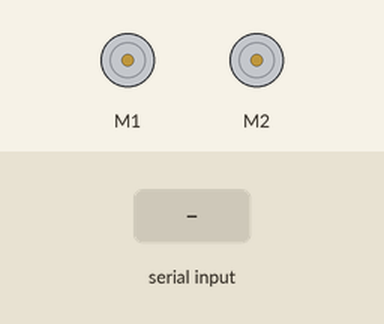
A sketch run on a simulated Arduino Leonardo, built with avr-gcc and run on an emulated ATmega32U4. Parts: 2 × DC motor (green arrow = forward, orange = backward, longer = faster). The test bench sets the inputs (shaded band).

Above: at 1.2 s.
1.3 s: "U" received over the second serial link
At 1.7 s:
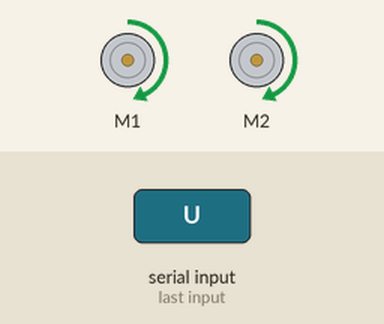
2.8 s: "L" received over the second serial link
At 4.0 s:
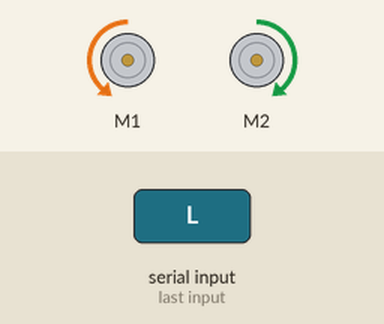
4.3 s: "R" received over the second serial link
At 5.1 s:
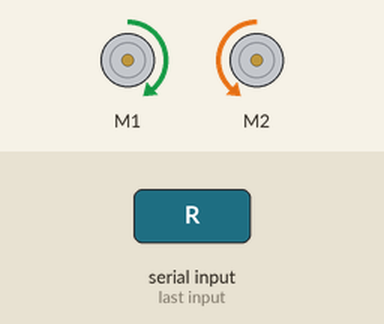
5.8 s: "D" received over the second serial link
At 6.3 s:
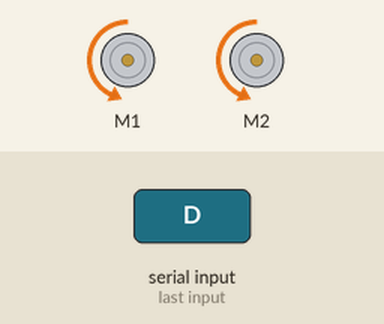
7.3 s: "S" received over the second serial link
At 8.6 s:
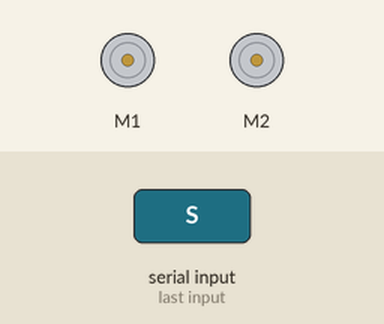
Timing chart, 0 to 9.8 s (numbered marks = the images above; inputs shaded):
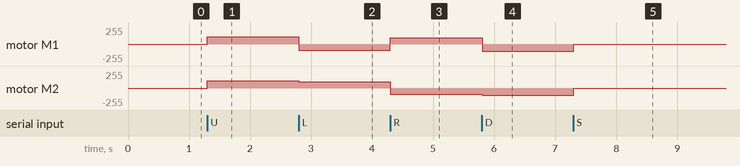

Measured:
- after the input at 1.3 s, motor M1, motor M2: stopped → forward 111/255 at once
- after the input at 2.8 s, motor M1: forward 111/255 → backward 95/255 at once; motor M2: forward 111/255 → forward 95/255 at once
- after the input at 4.3 s, motor M1: backward 95/255 → forward 95/255 at once; motor M2: forward 95/255 → backward 95/255 at once
- after the input at 5.8 s, motor M1: forward 95/255 → backward 111/255 at once; motor M2: backward 95/255 → backward 111/255 at once
- after the input at 7.3 s, motor M1, motor M2: backward 111/255 → stopped at once

The sketch:

Task1Code.ino
```cpp
#include <Zumo32U4.h>

Zumo32U4Motors motors;

void setup() {
  Serial1.begin(9600);    //Open serial connection for the XBee
}

void loop() {
  int input = Serial1.read();   //Read in the value that has been sent over the XBee and store it as a variable

  switch (input){   //Switch statement that takes the value sent over the XBee and changes the wheel motors speed to move/turn it appropriately
      case'U':
      motors.setSpeeds(175,175);
      break;

      case'L':
      motors.setSpeeds(-150, 150);
      break;

      case'R':
      motors.setSpeeds(150, -150);
      break;

      case 'D':
      motors.setSpeeds(-175,-175);
      break;

      case'S':
      motors.setSpeeds(0, 0);
      break;
    }

}
```
